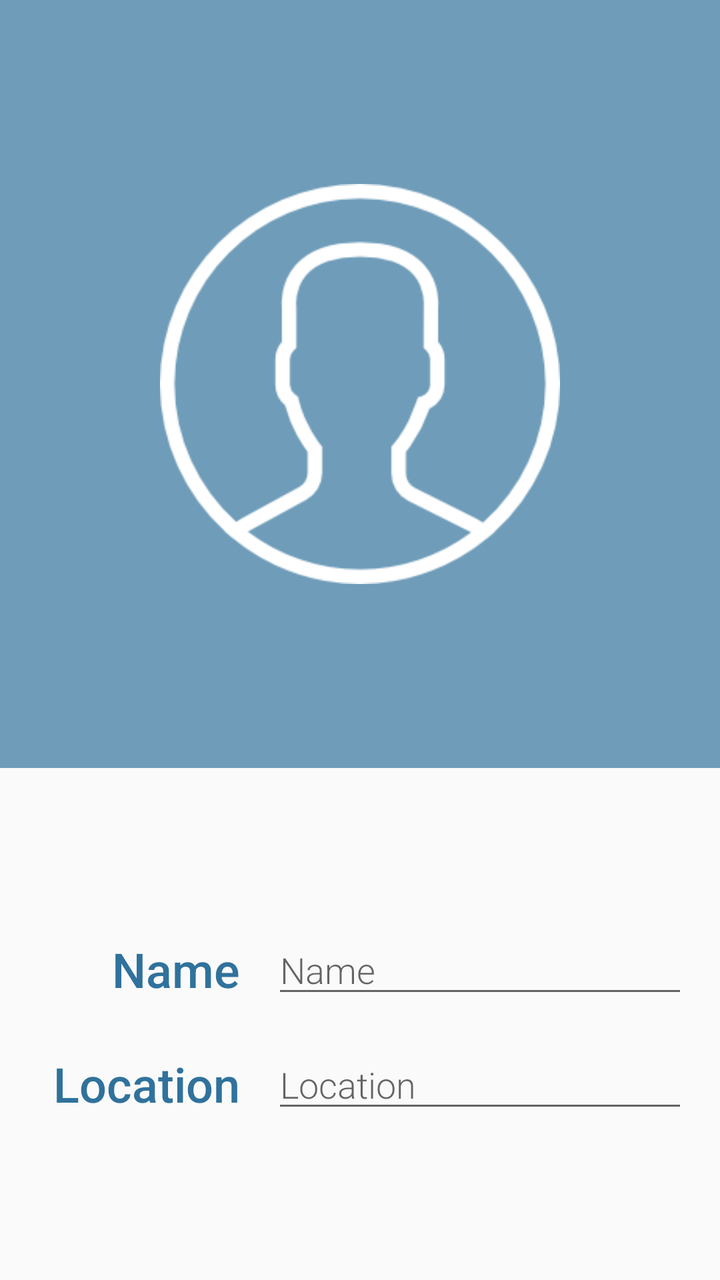
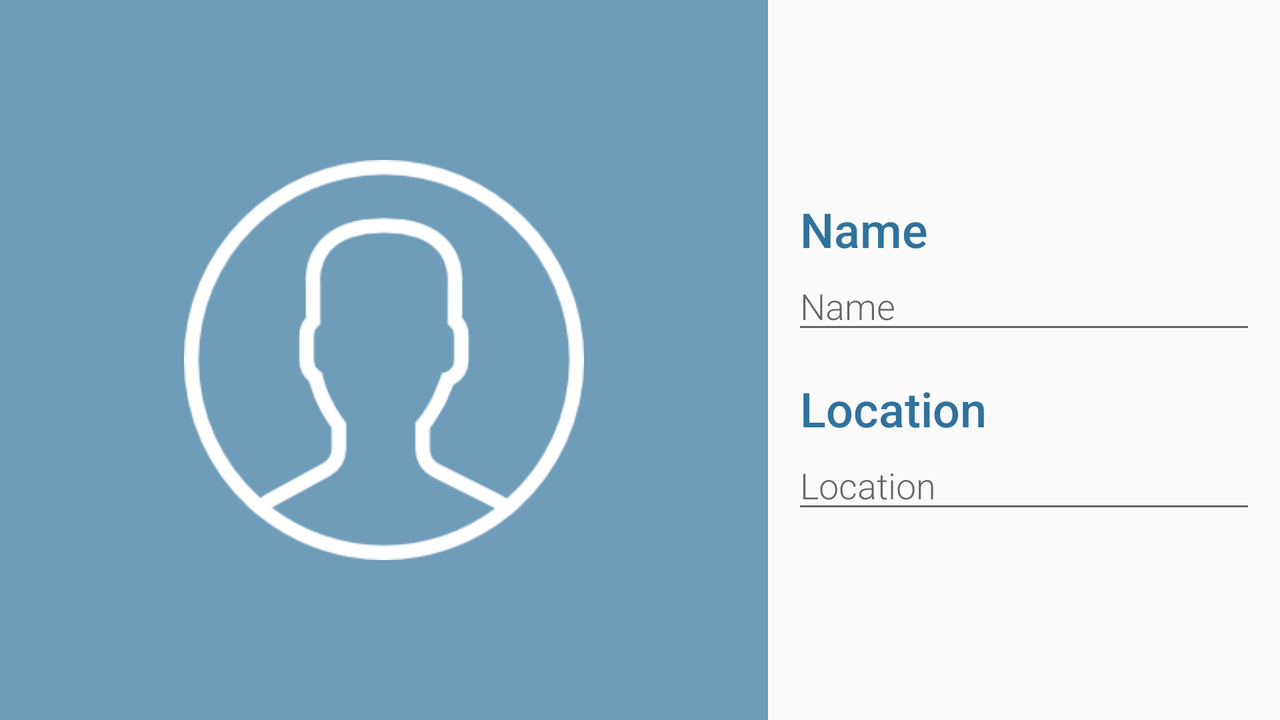

One screen, two layout resources from the same app: the default and the repository's alternative for another configuration. Each is rendered where Android would select it; the XML of both is given below.
<!-- AndroidManifest.xml: application theme AppTheme -->
<!-- res/layout/activity_account.xml -->
<?xml version="1.0" encoding="utf-8"?>
<android.support.constraint.ConstraintLayout xmlns:android="http://schemas.android.com/apk/res/android"
    xmlns:app="http://schemas.android.com/apk/res-auto"
    xmlns:tools="http://schemas.android.com/tools"
    android:layout_width="match_parent"
    android:layout_height="match_parent"
    tools:context="com.yehyunryu.android.socialweather.AccountActivity">

    <android.support.constraint.Guideline
        android:id="@+id/account_top_horizontal_guideline"
        android:layout_width="wrap_content"
        android:layout_height="wrap_content"
        android:orientation="horizontal"
        app:layout_constraintGuide_percent="0.6" />

    <android.support.constraint.Guideline
        android:id="@+id/account_bottom_horizontal_guideline"
        android:layout_width="wrap_content"
        android:layout_height="wrap_content"
        android:orientation="horizontal"
        app:layout_constraintGuide_percent="0.7" />

    <android.support.constraint.Guideline
        android:id="@+id/account_vertical_guideline"
        android:layout_width="wrap_content"
        android:layout_height="wrap_content"
        android:orientation="vertical"
        app:layout_constraintGuide_percent="0.5" />
    
    <View
        android:layout_width="0dp"
        android:layout_height="0dp"
        android:background="@color/colorPrimaryLight"
        app:layout_constraintTop_toTopOf="parent"
        app:layout_constraintBottom_toTopOf="@+id/account_top_horizontal_guideline"
        app:layout_constraintLeft_toLeftOf="parent"
        app:layout_constraintRight_toRightOf="parent"/>

    <ImageView
        android:id="@+id/account_profile"
        android:layout_width="@dimen/account_profile_width"
        android:layout_height="@dimen/account_profile_height"
        android:src="@drawable/profile_white"
        android:contentDescription="@string/account_profile_content_description"
        app:layout_constraintTop_toTopOf="parent"
        app:layout_constraintBottom_toTopOf="@+id/account_top_horizontal_guideline"
        app:layout_constraintLeft_toLeftOf="parent"
        app:layout_constraintRight_toRightOf="parent" />

    <LinearLayout
        android:layout_width="0dp"
        android:layout_height="wrap_content"
        android:orientation="vertical"
        android:layout_marginLeft="16dp"
        android:layout_marginRight="16dp"
        app:layout_constraintBottom_toBottomOf="parent"
        app:layout_constraintLeft_toLeftOf="parent"
        app:layout_constraintRight_toRightOf="parent"
        app:layout_constraintTop_toTopOf="@+id/account_top_horizontal_guideline">

        <LinearLayout
            android:layout_width="match_parent"
            android:layout_height="wrap_content"
            android:orientation="horizontal"
            android:layout_marginBottom="8dp">

            <TextView
                android:id="@+id/account_name_label"
                android:layout_width="0dp"
                android:layout_height="wrap_content"
                android:layout_weight="1"
                android:text="@string/account_name_label"
                android:textColor="@color/colorPrimary"
                android:textSize="24sp"
                android:fontFamily="sans-serif-medium"
                android:layout_marginTop="2dp"
                android:gravity="end"/>

            <EditText
                android:id="@+id/account_name_value"
                android:layout_width="0dp"
                android:layout_height="wrap_content"
                android:layout_weight="2"
                android:hint="@string/account_name_hint"
                android:textColor="@color/textSecondary"
                android:fontFamily="sans-serif-light"
                android:layout_marginLeft="16dp"
                android:layout_marginStart="16dp"/>
        </LinearLayout>

        <LinearLayout
            android:layout_width="match_parent"
            android:layout_height="wrap_content"
            android:orientation="horizontal"
            android:layout_marginTop="8dp">

            <TextView
                android:id="@+id/account_location_label"
                android:layout_width="0dp"
                android:layout_height="wrap_content"
                android:layout_weight="1"
                android:text="@string/account_location_label"
                android:textColor="@color/colorPrimary"
                android:textSize="24sp"
                android:fontFamily="sans-serif-medium"
                android:layout_marginTop="2dp"
                android:gravity="end"/>

            <EditText
                android:id="@+id/account_location_value"
                android:layout_width="0dp"
                android:layout_height="wrap_content"
                android:layout_weight="2"
                android:hint="@string/account_location_hint"
                android:textColor="@color/textSecondary"
                android:fontFamily="sans-serif-light"
                android:layout_marginLeft="16dp"
                android:layout_marginStart="16dp"/>

        </LinearLayout>

    </LinearLayout>

</android.support.constraint.ConstraintLayout>
<!-- resources referenced by this layout -->
<resources>
  <color name="colorPrimary">#30729C</color>
  <color name="colorPrimaryLight">#6e9cb9</color>
  <color name="textSecondary">#757575</color>
  <dimen name="account_profile_height">200dp</dimen>
  <dimen name="account_profile_width">200dp</dimen>
  <!-- drawable profile_white: png bitmap (drawable-hdpi, 1865 bytes) -->
  <string name="account_location_hint">Location</string>
  <string name="account_location_label">Location</string>
  <string name="account_name_hint">Name</string>
  <string name="account_name_label">Name</string>
  <string name="account_profile_content_description">Profile Picture</string>
  <style name="AppTheme" parent="Theme.AppCompat.Light.DarkActionBar">
          
          <item name="colorPrimary">@color/colorPrimary</item>
          <item name="colorPrimaryDark">@color/colorPrimaryDark</item>
          <item name="colorAccent">@color/colorAccent</item>
          <item name="preferenceTheme">@style/PreferenceThemeOverlay</item>
      </style>
  <color name="colorPrimaryDark">#214f6d</color>
  <color name="colorAccent">#9c5a30</color>
</resources>
<!-- res/layout-land/activity_account.xml (the repository's variant of the layout above) -->
<!-- drawn on the phone turned sideways -->
<?xml version="1.0" encoding="utf-8"?>
<android.support.constraint.ConstraintLayout xmlns:android="http://schemas.android.com/apk/res/android"
    xmlns:app="http://schemas.android.com/apk/res-auto"
    xmlns:tools="http://schemas.android.com/tools"
    android:layout_width="match_parent"
    android:layout_height="match_parent"
    tools:context="com.yehyunryu.android.socialweather.AccountActivity">

    <android.support.constraint.Guideline
        android:id="@+id/account_horizontal_guideline"
        android:layout_width="wrap_content"
        android:layout_height="wrap_content"
        android:orientation="horizontal"
        app:layout_constraintGuide_percent="0.5"
        tools:layout_editor_absoluteY="156dp"
        tools:layout_editor_absoluteX="0dp" />

    <android.support.constraint.Guideline
        android:id="@+id/account_vertical_guideline"
        android:layout_width="wrap_content"
        android:layout_height="wrap_content"
        android:orientation="vertical"
        app:layout_constraintGuide_percent="0.6"
        tools:layout_editor_absoluteY="0dp"
        tools:layout_editor_absoluteX="296dp" />
    
    <View
        android:layout_width="0dp"
        android:layout_height="0dp"
        android:background="@color/colorPrimaryLight"
        app:layout_constraintTop_toTopOf="parent"
        app:layout_constraintBottom_toBottomOf="parent"
        app:layout_constraintLeft_toLeftOf="parent"
        app:layout_constraintRight_toLeftOf="@+id/account_vertical_guideline"/>

    <ImageView
        android:id="@+id/account_profile"
        android:layout_width="@dimen/account_profile_width"
        android:layout_height="@dimen/account_profile_height"
        android:src="@drawable/profile_white"
        android:contentDescription="@string/account_profile_content_description"
        app:layout_constraintTop_toTopOf="parent"
        app:layout_constraintBottom_toBottomOf="parent"
        app:layout_constraintLeft_toLeftOf="parent"
        app:layout_constraintRight_toLeftOf="@+id/account_vertical_guideline" />

    <TextView
        android:id="@+id/account_name_label"
        android:layout_width="0dp"
        android:layout_height="wrap_content"
        android:text="@string/account_name_label"
        android:textColor="@color/colorPrimary"
        android:textSize="24sp"
        android:fontFamily="sans-serif-medium"
        android:layout_marginLeft="16dp"
        android:layout_marginRight="16dp"
        app:layout_constraintBottom_toTopOf="@+id/account_name_value"
        app:layout_constraintLeft_toRightOf="@id/account_vertical_guideline"
        app:layout_constraintRight_toRightOf="parent"/>

    <EditText
        android:id="@+id/account_name_value"
        android:layout_width="0dp"
        android:layout_height="wrap_content"
        android:hint="@string/account_name_hint"
        android:textColor="@color/textSecondary"
        android:fontFamily="sans-serif-light"
        android:layout_marginBottom="8dp"
        android:layout_marginLeft="12dp"
        android:layout_marginRight="12dp"
        app:layout_constraintBottom_toTopOf="@+id/account_horizontal_guideline"
        app:layout_constraintLeft_toLeftOf="@+id/account_vertical_guideline"
        app:layout_constraintRight_toRightOf="parent" />

    <TextView
        android:id="@+id/account_location_label"
        android:layout_width="0dp"
        android:layout_height="wrap_content"
        android:text="@string/account_location_label"
        android:textColor="@color/colorPrimary"
        android:textSize="24sp"
        android:fontFamily="sans-serif-medium"
        android:layout_marginTop="8dp"
        android:layout_marginLeft="16dp"
        android:layout_marginRight="16dp"
        app:layout_constraintTop_toTopOf="@+id/account_horizontal_guideline"
        app:layout_constraintLeft_toRightOf="@+id/account_vertical_guideline"
        app:layout_constraintRight_toRightOf="parent" />

    <EditText
        android:id="@+id/account_location_value"
        android:layout_width="0dp"
        android:layout_height="wrap_content"
        android:hint="@string/account_location_hint"
        android:textColor="@color/textSecondary"
        android:fontFamily="sans-serif-light"
        android:layout_marginLeft="12dp"
        android:layout_marginRight="12dp"
        app:layout_constraintTop_toBottomOf="@+id/account_location_label"
        app:layout_constraintLeft_toRightOf="@+id/account_vertical_guideline"
        app:layout_constraintRight_toRightOf="parent"/>

</android.support.constraint.ConstraintLayout>
